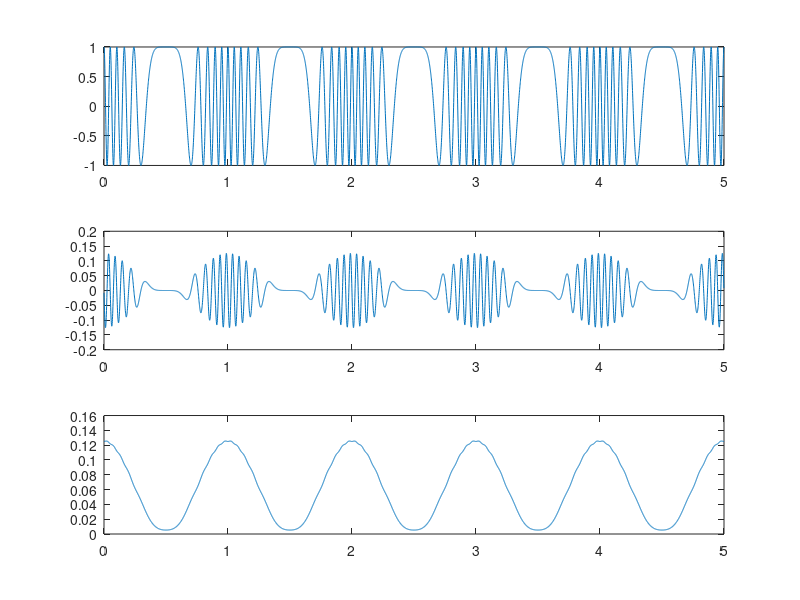

Source code (MATLAB):
Ts = 0.001;
t = 0 : Ts : 5;
Ac = 1;
fc = 10;
beta = 10;
fm = 1;

%Modulation
s = Ac*cos(2*pi*fc*t + beta*sin(2*pi*fm*t));

%Demodulation
ds = diff(s);
m1 = abs(hilbert(ds));
t1 = 0 : Ts : 5-Ts;
%plot
subplot(3,1,1); plot(t,s);
subplot(3,1,2); plot(t1,ds);
subplot(3,1,3); plot(t1,m1);